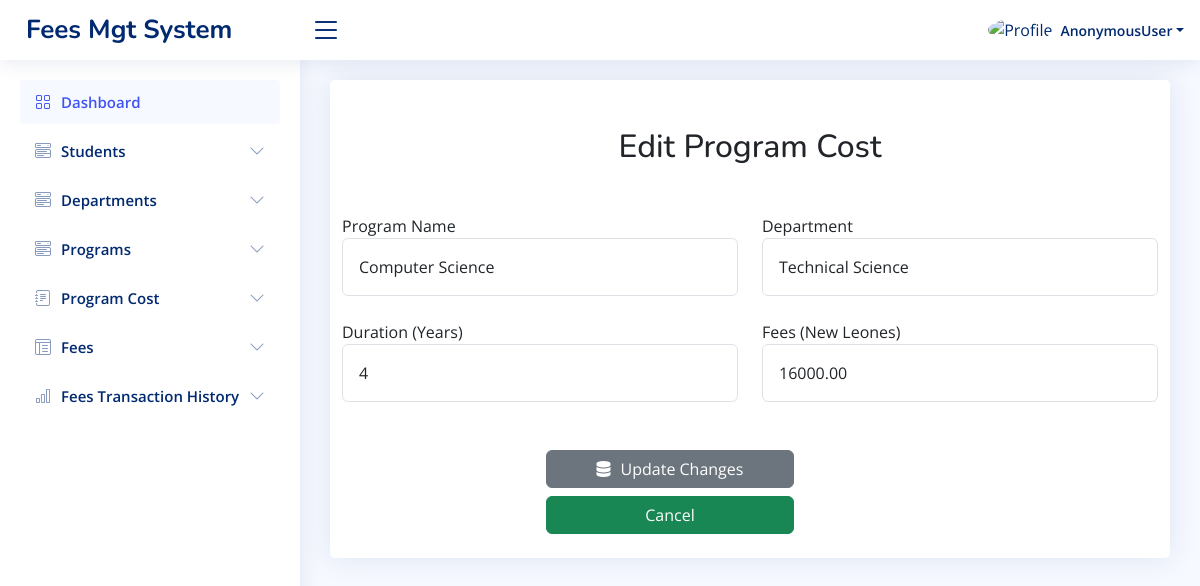
The page /edit_cs_cost2/1/ on the database its author committed.
### app/models.py (models this page shows, shortened)
class CS_Cost2(models.Model):
    program_name = models.CharField(max_length=100,null=True)
    program_duration = models.PositiveIntegerField()
    program_fees = models.DecimalField(max_digits=10, decimal_places=2)
    department = models.ForeignKey(Department, on_delete=models.CASCADE)
    all_program = models.ForeignKey(Programs, on_delete=models.CASCADE)

class Department(models.Model):
    department_name = models.CharField(max_length=100)

### app/views.py (the view, shortened to what this page needs)
# urls.py: path('edit_cs_cost2/<int:program_id>/', views.edit_cs_cost2, name='edit_cs_cost2'),
def edit_cs_cost2(request, program_id):
    program = get_object_or_404(CS_Cost2, id=program_id)
    departments = Department.objects.all()
    return render(request, 'edit_cs_cost2.html', {
        'program': program,
        'departments': departments
    })

### templates/edit_cs_cost2.html (shortened to what this page needs)
{% load static %}
<!DOCTYPE html>
<html lang="en">
<head>
    <link href="{% static 'vendor1/bootstrap/css/bootstrap.min.css' %}" rel="stylesheet">
    <link href="{% static 'vendor1/bootstrap-icons/bootstrap-icons.css' %}" rel="stylesheet">
    <link href="{% static 'vendor1/boxicons/css/boxicons.min.css' %}" rel="stylesheet">
    <link href="{% static 'vendor1/quill/quill.snow.css' %}" rel="stylesheet">
    <link href="{% static 'vendor1/quill/quill.bubble.css' %}" rel="stylesheet">
    <link href="{% static 'vendor1/remixicon/remixicon.css' %}" rel="stylesheet">
    <link href="{% static 'vendor1/simple-datatables/style.css' %}" rel="stylesheet">
    <link rel="stylesheet" href="https://cdnjs.cloudflare.com/ajax/libs/font-awesome/6.6.0/css/all.min.css" />
    <link href="{% static 'css1/style.css' %}" rel="stylesheet">
  </head>
<body>
 <header id="header" class="header fixed-top d-flex align-items-center">
  <div class="d-flex align-items-center justify-content-between">
    <a href="{% url 'main_home' %}" class="logo d-flex align-items-center">
      <span class="d-none d-lg-block">Fees Mgt System</span>
    </a>
    <i class="bi bi-list toggle-sidebar-btn"></i>
  </div>
  <nav class="header-nav ms-auto">
    <ul class="d-flex align-items-center">
      <li class="nav-item dropdown pe-3">
        <a class="nav-link nav-profile d-flex align-items-center pe-0" href="#" data-bs-toggle="dropdown">
          <img src="{% static 'img1/cusl.png' %}" alt="Profile" class="rounded-circle">
          <span class="d-none d-md-block dropdown-toggle ps-2">{{user}}</span>
        </a>
      </li>
    </ul>
  </nav>
</header>
<aside id="sidebar" class="sidebar">
  <ul class="sidebar-nav" id="sidebar-nav">
    <li class="nav-item">
      <a class="nav-link " href="{% url 'main_home' %}">
        <i class="bi bi-grid"></i>
        <span>Dashboard</span>
      </a>
    </li>
    <li class="nav-item">
      <a class="nav-link collapsed" data-bs-target="#components-nav" data-bs-toggle="collapse" href="#">
        <i class="bi bi-menu-button-wide"></i><span>Students</span><i class="bi bi-chevron-down ms-auto"></i>
      </a>
    </li>
    <li class="nav-item">
      <a class="nav-link collapsed" data-bs-target="#components-nav2" data-bs-toggle="collapse" href="#">
        <i class="bi bi-menu-button-wide"></i><span>Departments</span><i class="bi bi-chevron-down ms-auto"></i>
      </a>
    </li>
    <li class="nav-item">
      <a class="nav-link collapsed" data-bs-target="#components-nav1" data-bs-toggle="collapse" href="#">
        <i class="bi bi-menu-button-wide"></i><span>Programs</span><i class="bi bi-chevron-down ms-auto"></i>
      </a>
    </li>
    <li class="nav-item">
      <a class="nav-link collapsed" data-bs-target="#forms-nav" data-bs-toggle="collapse" href="#">
        <i class="bi bi-journal-text"></i><span>Program Cost</span><i class="bi bi-chevron-down ms-auto"></i>
      </a>
    </li>
    <li class="nav-item">
      <a class="nav-link collapsed" data-bs-target="#tables-nav" data-bs-toggle="collapse" href="#">
        <i class="bi bi-layout-text-window-reverse"></i><span>Fees</span><i class="bi bi-chevron-down ms-auto"></i>
      </a>
    </li>
    <li class="nav-item">
      <a class="nav-link collapsed" data-bs-target="#charts-nav" data-bs-toggle="collapse" href="#">
        <i class="bi bi-bar-chart"></i><span>Fees Transaction History</span><i class="bi bi-chevron-down ms-auto"></i>
      </a>
    </li>
  </ul>
</aside>
  <main id="main" class="main">
    <section class="section">
      <div class="row">
        <div class="col-lg-12">
          <div class="card">
            <h2 class="text-center mt-5 mb-5">Edit Program Cost</h2>
        <div class="container">
          <div class="row">
            <form method="post" enctype="multipart/form-data">
              <div class="row">
                <form method="post">
                  <div class="container">
                    <div class="row">
                      <div class="col-md-6">
                        <div class="form-group">
                          <label>Program Name</label>
                          <input type="text" name="program_name" value="{{ program.program_name }}" class="form-control p-3 shadow-none" required>
                      </div>
                      </div>
                      <div class="col-md-6">
                        <div class="form-group">
                          <label>Department</label>
                          <select name="department" class="form-control p-3 shadow-none">
                              {% for department in departments %}
                              <option value="{{ department.id }}" {% if program.department.id == department.id %}selected{% endif %}>
                                  {{ department.department_name }}
                              </option>
                              {% endfor %}
                          </select>
                      </div>
                      </div>
                    </div>
                    <div class="row mt-4">
                      <div class="col-md-6">
                        <div class="form-group">
                          <label>Duration (Years)</label>
                          <input type="number" name="program_duration" value="{{ program.program_duration }}" class="form-control p-3 shadow-none" required>
                      </div>
                      </div>
                      <div class="col-md-6">
                        <div class="form-group">
                          <label>Fees (New Leones)</label>
                          <input type="text" name="program_fees" value="{{ program.program_fees }}" class="form-control p-3 shadow-none" required>
                      </div>
                      </div>
                    </div>
                  </div>
                  <div class="row mt-5">
                    <div class="col-md-4 offset-md-3 mb-4">
                      <button class="btn btn-secondary w-100" type="submit"><i class="fas fa-database" style="margin-right: 10px;"></i>Update Changes</button>
                      <a href="{% url 'cs_cost2' %}" class="btn btn-success w-100 mt-2">Cancel</a>
                    </div>
              </form>
                 </div>
              </div>
        </div>
        </div>
            </div>
          </div>
    </section>
</body>
</html>

### static/css1/style.css (style rules this page uses)
:root { scroll-behavior: smooth; }
body { font-family: "Open Sans", sans-serif; background: #f6f9ff; color: #444444; }
a { color: #4154f1; text-decoration: none; }
h1, h2, h3, h4, h5, h6 { font-family: "Nunito", sans-serif; }
#main { margin-top: 60px; padding: 20px 30px; transition: all 0.3s; }
.card { margin-bottom: 30px; border: none; border-radius: 5px; box-shadow: 0px 0 30px rgba(1, 41, 112, 0.1); }
.logo { line-height: 1; }
@media (min-width: 1200px) { .logo { width: 280px; } }
.logo span { font-size: 26px; font-weight: 700; color: #012970; font-family: "Nunito", sans-serif; }
.header { transition: all 0.5s; z-index: 997; height: 60px; box-shadow: 0px 2px 20px rgba(1, 41, 112, 0.1); background-color: #fff; padding-left: 20px; }
.header .toggle-sidebar-btn { font-size: 32px; padding-left: 10px; cursor: pointer; color: #012970; }
.header-nav ul { list-style: none; }
.header-nav>ul { margin: 0; padding: 0; }
.header-nav .nav-profile { color: #012970; }
.header-nav .nav-profile img { max-height: 36px; }
.header-nav .nav-profile span { font-size: 14px; font-weight: 600; }
.sidebar { position: fixed; top: 60px; left: 0; bottom: 0; width: 300px; z-index: 996; transition: all 0.3s; padding: 20px; overflow-y: auto; scrollbar-width: thin; scrollbar-color: #aab7cf transparent; box-shadow: 0px 0px 20px rgba(1, 41, 112, 0.1); background-color: #fff; }
@media (min-width: 1200px) { #main, #footer { margin-left: 300px; } }
.sidebar-nav { padding: 0; margin: 0; list-style: none; }
.sidebar-nav li { padding: 0; margin: 0; list-style: none; }
.sidebar-nav .nav-item { margin-bottom: 5px; }
.sidebar-nav .nav-link { display: flex; align-items: center; font-size: 15px; font-weight: 600; color: #4154f1; transition: 0.3; background: #f6f9ff; padding: 10px 15px; border-radius: 4px; }
.sidebar-nav .nav-link i { font-size: 16px; margin-right: 10px; color: #4154f1; }
.sidebar-nav .nav-link.collapsed { color: #012970; background: #fff; }
.sidebar-nav .nav-link.collapsed i { color: #899bbd; }
.sidebar-nav .nav-link .bi-chevron-down { margin-right: 0; transition: transform 0.2s ease-in-out; }

### rows shown on the page
CS_Cost2: program_name "Computer Science", department "Technical Science", program_duration "4", program_fees "16000.00"

### other values the page prints
{{ user }} "AnonymousUser"
